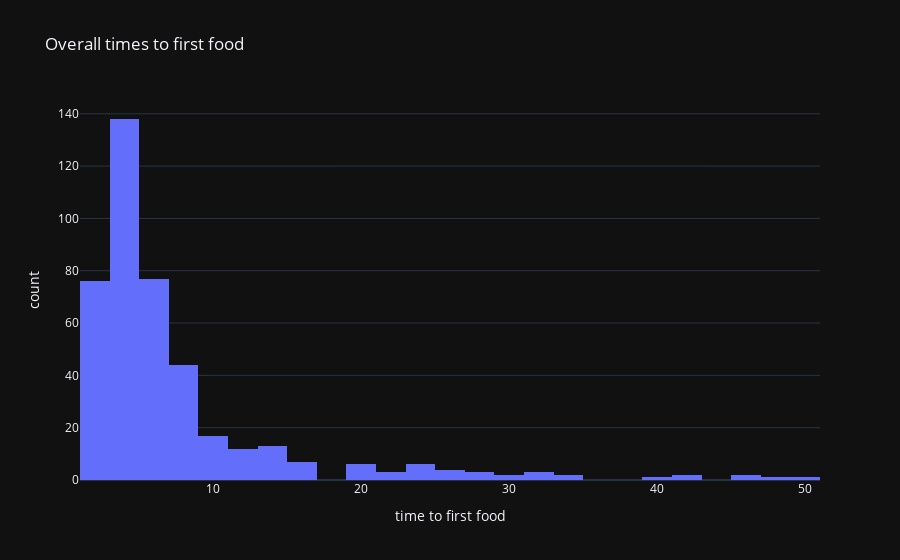

Notebook code cell kept with this figure:
### Code cell
# this migth be more useful
px.histogram(
    impactDF,
    x="time to first food",
    nbins=30,
    title="Overall times to first food",
    template="plotly_dark",
)

### Figure 1 — Plotly figure (JSON) as saved in the notebook; plotly's stock layout.template omitted (floating-point values rounded to 4 significant figures; data arrays with more than 128 entries replaced by an {"elided": "..."} marker saying what was removed)
{"data": [{"alignmentgroup": "True", "bingroup": "x", "hovertemplate": "time to first food=%{x}<br>count=%{y}<extra></extra>", "legendgroup": "", "marker": {"color": "#636efa", "pattern": {"shape": ""}}, "name": "", "nbinsx": 30, "offsetgroup": "", "orientation": "v", "showlegend": false, "type": "histogram", "x": {"elided": "420 float values"}, "xaxis": "x", "yaxis": "y"}], "layout": {"barmode": "relative", "legend": {"tracegroupgap": 0}, "title": {"text": "Overall times to first food"}, "xaxis": {"anchor": "y", "domain": [0, 1], "title": {"text": "time to first food"}}, "yaxis": {"anchor": "x", "domain": [0, 1], "title": {"text": "count"}}}}
